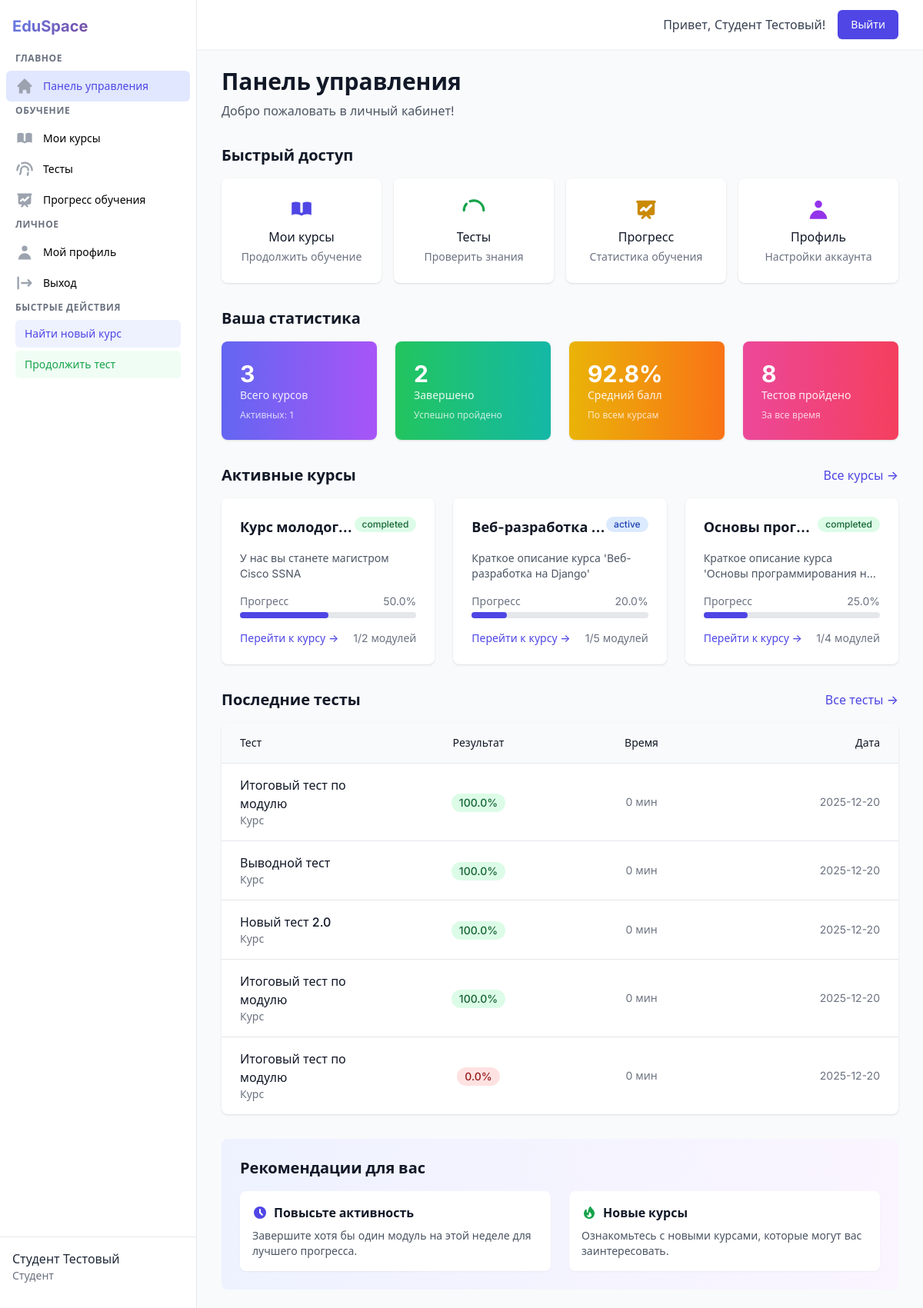
The app's page /student/dashboard (signed in) with its own data.
### tables this page shows
CREATE TABLE courses (
            id TEXT PRIMARY KEY,
            title TEXT NOT NULL,
            short_description TEXT,
            description TEXT,
            author_id TEXT NOT NULL,
            start_date TIMESTAMP,
            end_date TIMESTAMP,
            is_active BOOLEAN DEFAULT 1,
            created_at TIMESTAMP DEFAULT CURRENT_TIMESTAMP,
            FOREIGN KEY (author_id) REFERENCES users(id)
        );

CREATE TABLE progress_courses (
            id TEXT PRIMARY KEY,
            user_id TEXT NOT NULL,
            course_id TEXT NOT NULL,
            enrolled_at TIMESTAMP DEFAULT CURRENT_TIMESTAMP,
            status TEXT DEFAULT 'active',
            progress_percent REAL DEFAULT 0.0,
            final_score REAL,
            finished_at TIMESTAMP,
            FOREIGN KEY (user_id) REFERENCES users(id),
            FOREIGN KEY (course_id) REFERENCES courses(id)
        );

CREATE TABLE test_results (
                id TEXT PRIMARY KEY,
                user_id TEXT NOT NULL,
                test_id TEXT NOT NULL,
                score REAL NOT NULL,
                max_score REAL NOT NULL,
                started_at TIMESTAMP NOT NULL,
                finished_at TIMESTAMP,  -- Может быть NULL!
                duration_sec INTEGER NOT NULL,
                created_at TIMESTAMP DEFAULT CURRENT_TIMESTAMP,
                FOREIGN KEY (user_id) REFERENCES users(id),
                FOREIGN KEY (test_id) REFERENCES tests(id)
            );

CREATE TABLE tests (
            id TEXT PRIMARY KEY,
            module_id TEXT,
            course_id TEXT,
            title TEXT NOT NULL,
            description TEXT,
            time_limit INTEGER,
            max_score INTEGER DEFAULT 100,
            created_at TIMESTAMP DEFAULT CURRENT_TIMESTAMP,
            FOREIGN KEY (module_id) REFERENCES modules(id),
            FOREIGN KEY (course_id) REFERENCES courses(id)
        );

### app.py (the view)
@app.route('/student/dashboard')
@login_required
@role_required('student')
def student_dashboard():
    user_id = session.get('user_id')
    courses = course_service.get_student_courses(user_id)
    user_stats = auth_service.get_user_statistics(user_id)
    test_analytics = test_service.get_test_analytics(user_id)
    all_results = test_service.get_test_results_for_student(user_id)
    from database.models import Course
    course_model = Course(auth_service.db)
    tests_by_course = {}
    for result in all_results:
        course_id = result.get('course_id')
        if not course_id:
            continue
        if course_id not in tests_by_course:
            course = course_model.get_by_id(course_id)
            tests_by_course[course_id] = {
                'course_title': course.title if course else 'Неизвестный курс',
                'tests': []
            }
        tests_by_course[course_id]['tests'].append(result)
    return render_template('student/dashboard.html',
                           courses=courses,
                           user_stats=user_stats,
                           test_analytics=test_analytics,
                           tests_by_course=tests_by_course,
                           user_name=session.get('user_name'))

### templates/student/dashboard.html (shortened to what this page needs)
{% extends "student/base.html" %}
{% block content %}
<div class="fade-in">
    <div class="mb-8">
        <h1 class="text-3xl font-bold text-gray-900">Панель управления</h1>
        <p class="mt-2 text-gray-600">Добро пожаловать в личный кабинет!</p>
    </div>
    <div class="mb-8">
        <h2 class="text-xl font-bold text-gray-900 mb-4">Быстрый доступ</h2>
        <div class="grid grid-cols-1 md:grid-cols-2 lg:grid-cols-4 gap-4">
            <a href="{{ url_for('student_courses') }}" class="bg-white rounded-lg shadow p-6 text-center hover:shadow-lg transition-shadow duration-200">
                <div class="text-indigo-600 mb-2">
                </div>
                <h3 class="font-medium text-gray-900">Мои курсы</h3>
                <p class="text-sm text-gray-500 mt-1">Продолжить обучение</p>
            </a>
            <a href="{{ url_for('student_tests') }}" class="bg-white rounded-lg shadow p-6 text-center hover:shadow-lg transition-shadow duration-200">
                <div class="text-green-600 mb-2">
                    <svg class="h-8 w-8 mx-auto" fill="currentColor" viewBox="0 0 20 20">
                        <path fill-rule="evenodd" d="M6.625 2.655A9 9 0 0119 11a1 1 0 11-2 0 7 7 0 00-9.625-6.492 1 1 0 11-.75-1.853zM4.662 4.959A1 1 0 014.75 6.37 6.97 6.97 0 003 11a1 1 0 11-2 0 8.97 8.97 0 012.25-5.953 1 1 0 011.412-.088z" clip-rule="evenodd" />
                    </svg>
                </div>
                <h3 class="font-medium text-gray-900">Тесты</h3>
                <p class="text-sm text-gray-500 mt-1">Проверить знания</p>
            </a>
            <a href="{{ url_for('student_progress') }}" class="bg-white rounded-lg shadow p-6 text-center hover:shadow-lg transition-shadow duration-200">
                <div class="text-yellow-600 mb-2">
                </div>
                <h3 class="font-medium text-gray-900">Прогресс</h3>
                <p class="text-sm text-gray-500 mt-1">Статистика обучения</p>
            </a>
            <a href="{{ url_for('student_profile') }}" class="bg-white rounded-lg shadow p-6 text-center hover:shadow-lg transition-shadow duration-200">
                <div class="text-purple-600 mb-2">
                    <svg class="h-8 w-8 mx-auto" fill="currentColor" viewBox="0 0 20 20">
                        <path fill-rule="evenodd" d="M10 9a3 3 0 100-6 3 3 0 000 6zm-7 9a7 7 0 1114 0H3z" clip-rule="evenodd" />
                    </svg>
                </div>
                <h3 class="font-medium text-gray-900">Профиль</h3>
                <p class="text-sm text-gray-500 mt-1">Настройки аккаунта</p>
            </a>
        </div>
    </div>
{% if user_stats %}
<div class="mb-8">
    <h2 class="text-xl font-bold text-gray-900 mb-4">Ваша статистика</h2>
    <div class="grid grid-cols-1 md:grid-cols-2 lg:grid-cols-4 gap-6">
        <div class="bg-gradient-to-r from-indigo-500 to-purple-500 rounded-lg shadow p-6 text-white">
            <div class="text-3xl font-bold">{{ user_stats.courses.total }}</div>
            <div class="text-sm font-medium opacity-90">Всего курсов</div>
            <div class="mt-2 text-xs opacity-75">
                Активных: {{ user_stats.courses.active }}
            </div>
        </div>
        <div class="bg-gradient-to-r from-green-500 to-teal-500 rounded-lg shadow p-6 text-white">
            <div class="text-3xl font-bold">{{ user_stats.courses.completed }}</div>
            <div class="text-sm font-medium opacity-90">Завершено</div>
            <div class="mt-2 text-xs opacity-75">
                Успешно пройдено
            </div>
        </div>
        <div class="bg-gradient-to-r from-yellow-500 to-orange-500 rounded-lg shadow p-6 text-white">
            <div class="text-3xl font-bold">{{ user_stats.average_score|round(1) }}%</div>
            <div class="text-sm font-medium opacity-90">Средний балл</div>
            <div class="mt-2 text-xs opacity-75">
                По всем курсам
            </div>
        </div>
        <div class="bg-gradient-to-r from-pink-500 to-rose-500 rounded-lg shadow p-6 text-white">
            <div class="text-3xl font-bold">
                {% if test_analytics %}{{ test_analytics.stats.total_tests_taken }}{% else %}0{% endif %}
            </div>
            <div class="text-sm font-medium opacity-90">Тестов пройдено</div>
            <div class="mt-2 text-xs opacity-75">
                За все время
            </div>
        </div>
    </div>
</div>
{% endif %}
    {% if courses %}
    <div class="mb-8">
        <div class="flex justify-between items-center mb-4">
            <h2 class="text-xl font-bold text-gray-900">Активные курсы</h2>
            <a href="{{ url_for('student_courses') }}" class="text-indigo-600 hover:text-indigo-800 font-medium">Все курсы →</a>
        </div>
        <div class="grid grid-cols-1 md:grid-cols-2 lg:grid-cols-3 gap-6">
            {% for course_data in courses[:3] %}
            <div class="bg-white rounded-lg shadow overflow-hidden card-hover">
                <div class="p-6">
                    <div class="flex justify-between items-start mb-4">
                        <h3 class="text-lg font-bold text-gray-900 truncate">{{ course_data.course.title }}</h3>
                        <span class="inline-flex items-center px-2.5 py-0.5 rounded-full text-xs font-medium {% if course_data.progress.status == 'completed' %}bg-green-100 text-green-800{% elif course_data.progress.status == 'active' %}bg-blue-100 text-blue-800{% else %}bg-yellow-100 text-yellow-800{% endif %}">
                            {{ course_data.progress.status }}
                        </span>
                    </div>
                    <p class="text-gray-600 text-sm mb-4 line-clamp-2">{{ course_data.course.short_description }}</p>
                    <div class="mb-4">
                        <div class="flex justify-between text-sm text-gray-500 mb-1">
                            <span>Прогресс</span>
                            <span>{{ course_data.progress.progress_percent|round(1) }}%</span>
                        </div>
                        <div class="w-full bg-gray-200 rounded-full h-2">
                            <div class="bg-indigo-600 h-2 rounded-full progress-animate" style="width: {{ course_data.progress.progress_percent }}%"></div>
                        </div>
                    </div>
                    <div class="flex justify-between items-center">
                        <a href="{{ url_for('student_course_detail', course_id=course_data.course.id) }}" class="text-indigo-600 hover:text-indigo-800 text-sm font-medium">
                            Перейти к курсу →
                        </a>
                        {% if course_data.stats %}
                        <span class="text-sm text-gray-500">{{ course_data.stats.completed_modules }}/{{ course_data.stats.total_modules }} модулей</span>
                        {% endif %}
                    </div>
                </div>
            </div>
            {% endfor %}
        </div>
    </div>
    {% endif %}
{% if test_analytics and test_analytics.recent_results|length > 0 %}
<div class="mb-8">
    <div class="flex justify-between items-center mb-4">
        <h2 class="text-xl font-bold text-gray-900">Последние тесты</h2>
        <a href="{{ url_for('student_tests') }}" class="text-indigo-600 hover:text-indigo-800 font-medium">Все тесты →</a>
    </div>
    <div class="bg-white rounded-lg shadow overflow-hidden">
        <div class="px-6 py-4 bg-gray-50 border-b">
            <div class="grid grid-cols-4 gap-4 text-sm font-medium text-gray-900">
                <div>Тест</div>
                <div class="text-center">Результат</div>
                <div class="text-center">Время</div>
                <div class="text-right">Дата</div>
            </div>
        </div>
        <div class="divide-y divide-gray-200">
            {% for test in test_analytics.recent_results %}
            <div class="px-6 py-4 hover:bg-gray-50 transition-colors">
                <div class="grid grid-cols-4 gap-4 items-center">
                    <div>
                        <div class="font-medium text-gray-900">{{ test.test_title }}</div>
                        <div class="text-sm text-gray-500 truncate">Курс</div>
                    </div>
                    <div class="text-center">
                        <span class="inline-flex items-center px-2.5 py-0.5 rounded-full text-sm font-medium {% if test.percentage >= 80 %}bg-green-100 text-green-800{% elif test.percentage >= 60 %}bg-yellow-100 text-yellow-800{% else %}bg-red-100 text-red-800{% endif %}">
                            {{ test.percentage }}%
                        </span>
                    </div>
                    <div class="text-center text-sm text-gray-500">
                        {{ (test.duration_sec // 60) if test.duration_sec else 0 }} мин
                    </div>
                    <div class="text-right text-sm text-gray-500">
                        {{ test.finished_at[:10] if test.finished_at else '' }}
                    </div>
                </div>
            </div>
            {% endfor %}
        </div>
    </div>
</div>
{% endif %}
    <div class="bg-gradient-to-r from-indigo-50 to-purple-50 rounded-lg p-6">
        <h3 class="text-xl font-bold text-gray-900 mb-4">Рекомендации для вас</h3>
        <div class="grid grid-cols-1 md:grid-cols-2 gap-6">
            <div class="bg-white rounded-lg p-4 shadow-sm">
                <div class="flex items-center mb-2">
                    <svg class="h-5 w-5 text-indigo-600 mr-2" fill="currentColor" viewBox="0 0 20 20">
                        <path fill-rule="evenodd" d="M10 18a8 8 0 100-16 8 8 0 000 16zm1-12a1 1 0 10-2 0v4a1 1 0 00.293.707l2.828 2.829a1 1 0 101.415-1.415L11 9.586V6z" clip-rule="evenodd"/>
                    </svg>
                    <h4 class="font-bold text-gray-900">Повысьте активность</h4>
                </div>
                <p class="text-gray-600 text-sm">Завершите хотя бы один модуль на этой неделе для лучшего прогресса.</p>
            </div>
            <div class="bg-white rounded-lg p-4 shadow-sm">
                <div class="flex items-center mb-2">
                    <h4 class="font-bold text-gray-900">Новые курсы</h4>
                </div>
                <p class="text-gray-600 text-sm">Ознакомьтесь с новыми курсами, которые могут вас заинтересовать.</p>
            </div>
        </div>
    </div>
</div>
{% endblock %}

### records on screen
courses: course "Курс молодог…", course.short_description "У нас вы станете магистром Cisco SSNA"
progress_courses: progress.status "completed"
courses: course "Веб-разработка…", course.short_description "Краткое описание курса 'Веб-разработка на Django'"
progress_courses: progress.status "active"
courses: course "Основы прог…", course.short_description "Краткое описание курса 'Основы программирования…"
progress_courses: progress.status "completed"
test_results: test_title "Итоговый тест по модулю", percentage "100.0", duration_sec "0", finished_at "2025-12-20"
test_results: test_title "Выводной тест", percentage "100.0", duration_sec "0", finished_at "2025-12-20"
test_results: test_title "Новый тест 2.0", percentage "100.0", duration_sec "0", finished_at "2025-12-20"
test_results: test_title "Итоговый тест по модулю", percentage "100.0", duration_sec "0", finished_at "2025-12-20"
test_results: test_title "Итоговый тест по модулю", percentage "0.0", duration_sec "0", finished_at "2025-12-20"

### other values on screen
{{ user_name }} "Студент Тестовый"
{{ user_stats.courses.total }} "3"
{{ user_stats.courses.active }} "1"
{{ user_stats.courses.completed }} "2"
{{ user_stats.average_score|round(1) }} "92.8"
{{ test_analytics.stats.total_tests_taken }} "8"
{{ course_data.progress.progress_percent|round(1) }} "50.0" "20.0" "25.0"
{{ course_data.stats.completed_modules }} "1" "1" "1"
{{ course_data.stats.total_modules }} "2" "5" "4"
